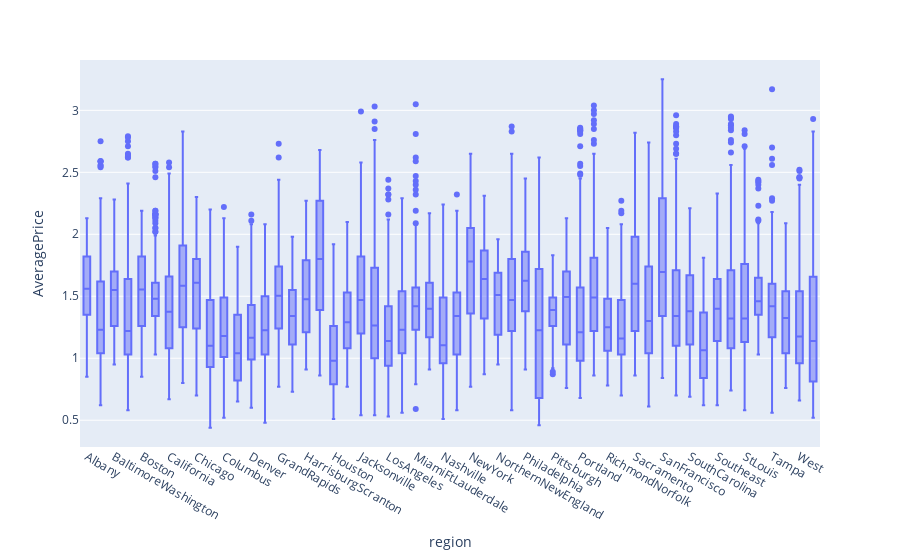

The code cell stored with this chart in its notebook:
### Code cell
fig = px.box(df, x='region', y='AveragePrice')
fig.show()

### Figure 1 — Plotly figure (JSON) as saved in the notebook; plotly's stock layout.template omitted (floating-point values rounded to 4 significant figures; data arrays with more than 128 entries replaced by an {"elided": "..."} marker saying what was removed)
{"data": [{"alignmentgroup": "True", "hovertemplate": "region=%{x}<br>AveragePrice=%{y}<extra></extra>", "legendgroup": "", "marker": {"color": "#636efa"}, "name": "", "notched": false, "offsetgroup": "", "orientation": "v", "showlegend": false, "type": "box", "x": {"elided": "18249 str values"}, "x0": " ", "xaxis": "x", "y": {"elided": "18249 float values"}, "y0": " ", "yaxis": "y"}], "layout": {"boxmode": "group", "legend": {"tracegroupgap": 0}, "margin": {"t": 60}, "xaxis": {"anchor": "y", "domain": [0, 1], "title": {"text": "region"}}, "yaxis": {"anchor": "x", "domain": [0, 1], "title": {"text": "AveragePrice"}}}}
